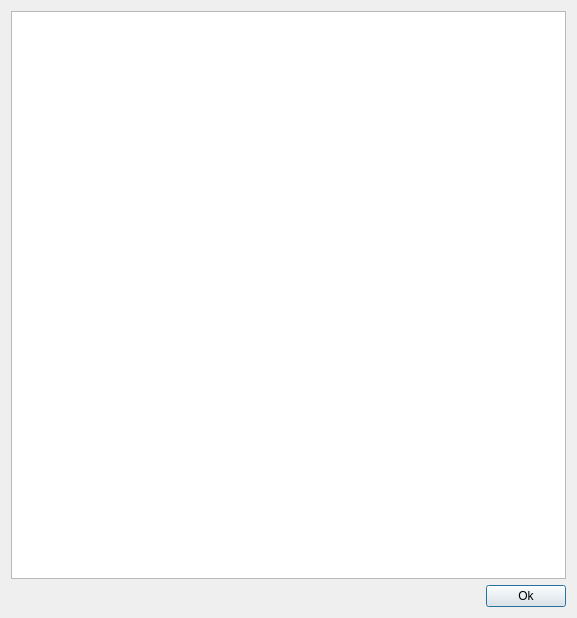
<?xml version="1.0" encoding="UTF-8"?>
<ui version="4.0">
 <class>view_courses</class>
 <widget class="QDialog" name="view_courses">
  <property name="geometry">
   <rect>
    <x>0</x>
    <y>0</y>
    <width>577</width>
    <height>618</height>
   </rect>
  </property>
  <property name="windowTitle">
   <string>Dialog</string>
  </property>
  <layout class="QGridLayout" name="gridLayout">
   <item row="1" column="1">
    <widget class="QPushButton" name="pushButton">
     <property name="text">
      <string>Ok</string>
     </property>
    </widget>
   </item>
   <item row="1" column="0">
    <spacer name="horizontalSpacer">
     <property name="orientation">
      <enum>Qt::Horizontal</enum>
     </property>
     <property name="sizeHint" stdset="0">
      <size>
       <width>465</width>
       <height>20</height>
      </size>
     </property>
    </spacer>
   </item>
   <item row="0" column="0" colspan="2">
    <widget class="QListView" name="List_courses"/>
   </item>
  </layout>
 </widget>
 <resources/>
 <connections/>
</ui>
